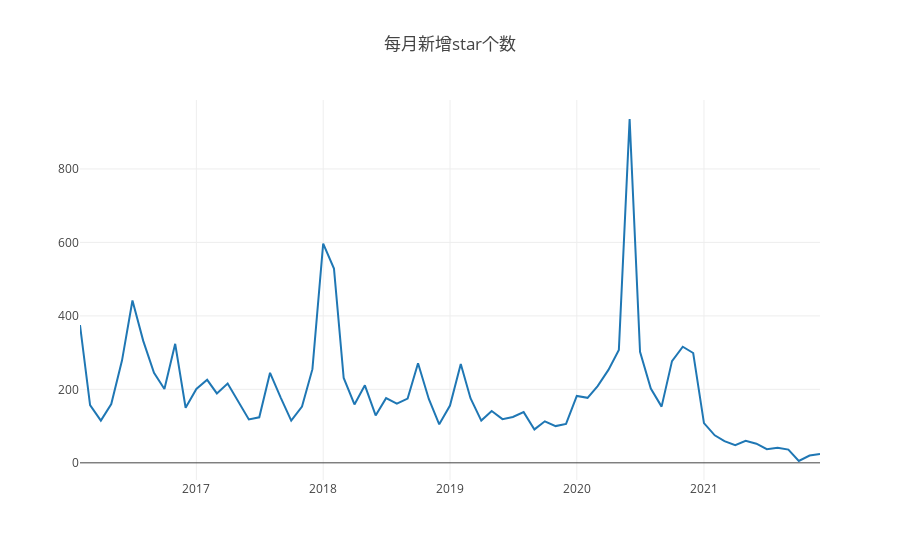

The notebook cell saved with this chart:
### Code cell
plot(star_y,star_x,star_year,'每月新增star个数')
table_(star_count_ls)

### Figure 1 — Plotly figure (JSON) as saved in the notebook; plotly's stock layout.template omitted (floating-point values rounded to 4 significant figures)
{"data": [{"x": ["2016-2", "2016-3", "2016-4", "2016-5", "2016-6", "2016-7", "2016-8", "2016-9", "2016-10", "2016-11", "2016-12", "2017-1", "2017-2", "2017-3", "2017-4", "2017-5", "2017-6", "2017-7", "2017-8", "2017-9", "2017-10", "2017-11", "2017-12", "2018-1", "2018-2", "2018-3", "2018-4", "2018-5", "2018-6", "2018-7", "2018-8", "2018-9", "2018-10", "2018-11", "2018-12", "2019-1", "2019-2", "2019-3", "2019-4", "2019-5", "2019-6", "2019-7", "2019-8", "2019-9", "2019-10", "2019-11", "2019-12", "2020-1", "2020-2", "2020-3", "2020-4", "2020-5", "2020-6", "2020-7", "2020-8", "2020-9", "2020-10", "2020-11", "2020-12", "2021-1", "2021-2", "2021-3", "2021-4", "2021-5", "2021-6", "2021-7", "2021-8", "2021-9", "2021-10", "2021-11", "2021-12"], "y": [375, 157, 115, 160, 279, 442, 332, 245, 201, 324, 150, 201, 226, 189, 216, 169, 118, 124, 245, 177, 115, 153, 255, 597, 529, 231, 159, 211, 129, 176, 161, 175, 271, 174, 105, 156, 269, 176, 115, 141, 119, 125, 138, 91, 113, 100, 106, 182, 177, 209, 253, 307, 936, 302, 202, 153, 277, 316, 299, 108, 75, 59, 48, 60, 52, 37, 41, 36, 5, 20, 24]}], "layout": {"autosize": true, "title": {"text": "每月新增star个数"}, "xaxis": {"autorange": true, "range": ["2016-02-01", "2021-12-01"], "type": "date"}, "yaxis": {"autorange": true, "range": [-46.72, 987.7], "type": "linear"}}}
